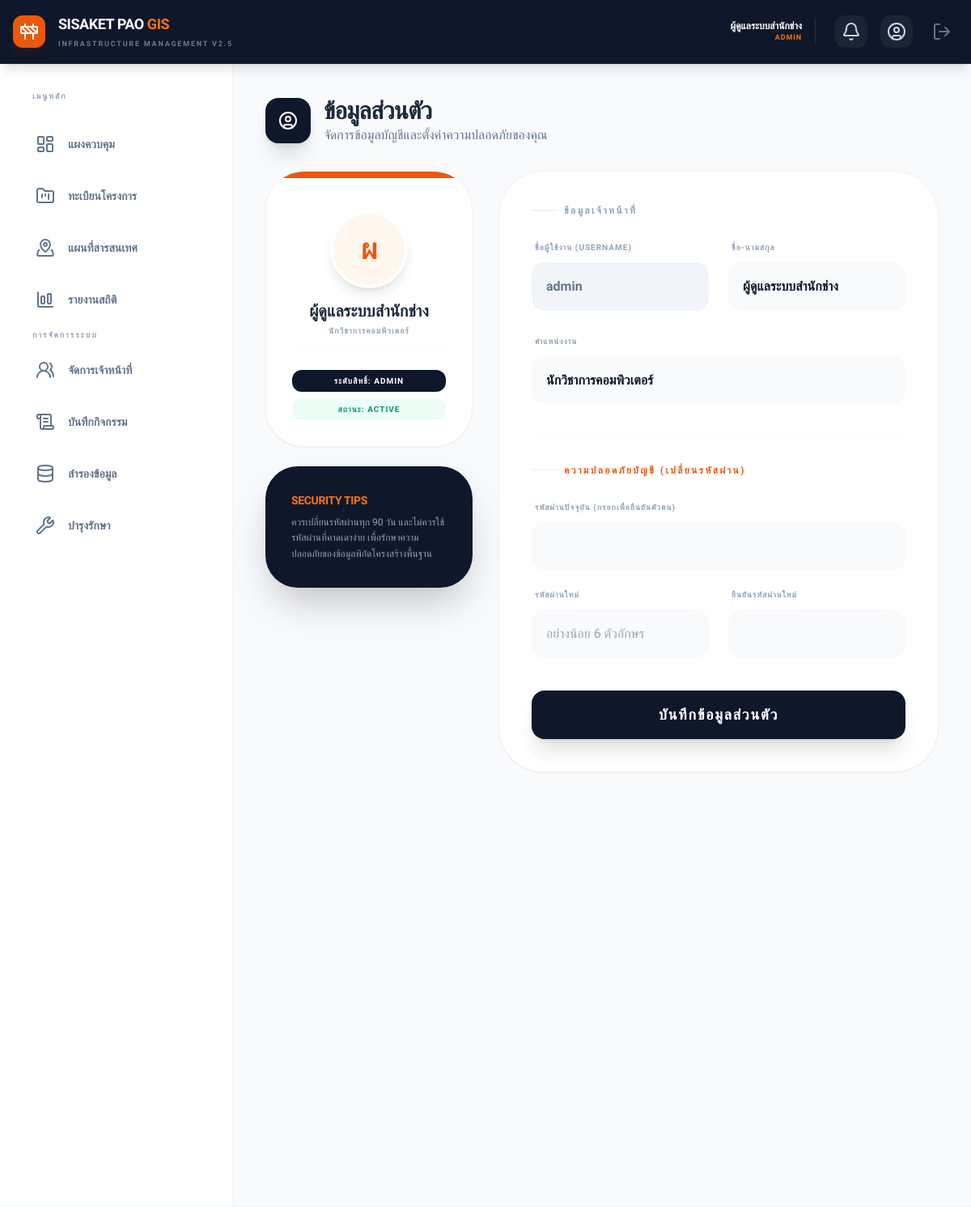
The app's page /profile.php (signed in) with its own data.
### tables this page shows
CREATE TABLE `users` (
  `id` int(11) NOT NULL,
  `username` varchar(50) NOT NULL COMMENT 'ชื่อผู้ใช้งาน',
  `password` varchar(255) NOT NULL COMMENT 'รหัสผ่าน (Hash)',
  `full_name` varchar(100) NOT NULL COMMENT 'ชื่อ-นามสกุล',
  `position` varchar(100) DEFAULT NULL COMMENT 'ตำแหน่งงาน',
  `department` varchar(100) DEFAULT 'สำนักช่าง' COMMENT 'หน่วยงาน',
  `role` enum('admin','staff','viewer') DEFAULT 'staff' COMMENT 'ระดับสิทธิ์',
  `status` enum('active','inactive') DEFAULT 'active' COMMENT 'สถานะบัญชี',
  `last_login` datetime DEFAULT NULL COMMENT 'เข้าสู่ระบบล่าสุด',
  `created_at` timestamp NOT NULL DEFAULT current_timestamp()
);

### includes/functions.php (called while the page is built, shortened)
<?php
if (!function_exists('e')) {
    function e($string) {
        return htmlspecialchars($string ?? '', ENT_QUOTES, 'UTF-8');
    }
}
?>

### profile.php (the view, shortened to what this page needs)
<?php
require_once 'config/db.php';
$id = $_SESSION['user_id'];
$stmt = $conn->prepare("SELECT username, full_name, position, role, password, status FROM users WHERE id = ?");
$stmt->bind_param("i", $id);
$stmt->execute();
$user_data = $stmt->get_result()->fetch_assoc();
include 'includes/header.php';
?>
<div class="max-w-4xl mx-auto pb-20 animate-in fade-in slide-in-from-bottom-4 duration-500">
    <div class="flex items-center gap-4 mb-8">
        <div class="w-14 h-14 bg-slate-900 text-white rounded-2xl flex items-center justify-center shadow-xl">
            <i data-lucide="user-circle" size="32"></i>
        </div>
        <div>
            <h2 class="text-3xl font-black text-slate-800 tracking-tight">ข้อมูลส่วนตัว</h2>
            <p class="text-slate-500 font-medium">จัดการข้อมูลบัญชีและตั้งค่าความปลอดภัยของคุณ</p>
        </div>
    </div>
    <div class="grid grid-cols-1 lg:grid-cols-3 gap-8">
        <div class="lg:col-span-1 space-y-6">
            <div class="bg-white p-8 rounded-[3rem] shadow-sm border border-slate-100 text-center space-y-4 relative overflow-hidden group">
                <div class="absolute top-0 left-0 w-full h-2 bg-orange-600"></div>
                <div class="w-24 h-24 bg-orange-50 text-orange-600 rounded-full flex items-center justify-center mx-auto text-4xl font-black border-4 border-white shadow-lg group-hover:rotate-12 transition-transform">
                    <?= mb_substr($user_data['full_name'], 0, 1, 'UTF-8') ?>
                </div>
                <div>
                    <h3 class="font-black text-slate-800 text-xl leading-tight"><?= e($user_data['full_name']) ?></h3>
                    <p class="text-[10px] font-black text-slate-400 uppercase tracking-widest mt-1"><?= e($user_data['position'] ?: 'เจ้าหน้าที่') ?></p>
                </div>
                <div class="pt-6 border-t border-slate-50 flex flex-col gap-2">
                    <span class="bg-slate-900 text-white px-4 py-1.5 rounded-xl text-[10px] font-black uppercase tracking-widest">
                        ระดับสิทธิ์: <?= strtoupper($user_data['role']) ?>
                    </span>
                    <span class="bg-emerald-50 text-emerald-600 px-4 py-1.5 rounded-xl text-[10px] font-black uppercase tracking-widest">
                        สถานะ: <?= strtoupper($user_data['status']) ?>
                    </span>
                </div>
            </div>
            <div class="bg-slate-900 p-8 rounded-[2.5rem] text-white shadow-2xl relative overflow-hidden group">
                <h4 class="font-black text-sm mb-2 uppercase tracking-tight text-orange-500">Security Tips</h4>
                <p class="text-xs text-slate-400 leading-relaxed font-medium">
                    ควรเปลี่ยนรหัสผ่านทุก 90 วัน และไม่ควรใช้รหัสผ่านที่คาดเดาง่าย เพื่อรักษาความปลอดภัยของข้อมูลพิกัดโครงสร้างพื้นฐาน
                </p>
            </div>
        </div>
        <div class="lg:col-span-2">
            <form method="POST" class="bg-white p-8 md:p-10 rounded-[3.5rem] shadow-sm border border-slate-100 space-y-10">
                <div class="space-y-6">
                    <h3 class="text-xs font-black text-slate-400 uppercase tracking-[0.2em] flex items-center gap-2">
                        <span class="w-8 h-px bg-slate-200"></span> ข้อมูลเจ้าหน้าที่
                    </h3>
                    <div class="grid grid-cols-1 md:grid-cols-2 gap-6">
                        <div class="space-y-2">
                            <label class="text-[10px] font-black text-slate-400 uppercase tracking-widest ml-1">ชื่อผู้ใช้งาน (Username)</label>
                            <input type="text" value="<?= e($user_data['username']) ?>" disabled class="w-full p-4 bg-slate-100 border-2 border-slate-100 rounded-2xl text-slate-500 font-bold cursor-not-allowed outline-none">
                        </div>
                        <div class="space-y-2">
                            <label class="text-[10px] font-black text-slate-400 uppercase tracking-widest ml-1">ชื่อ-นามสกุล</label>
                            <input type="text" name="full_name" value="<?= e($user_data['full_name']) ?>" required class="w-full p-4 bg-slate-50 border-2 border-slate-50 rounded-2xl outline-none focus:border-orange-500 focus:bg-white transition-all font-bold">
                        </div>
                        <div class="md:col-span-2 space-y-2">
                            <label class="text-[10px] font-black text-slate-400 uppercase tracking-widest ml-1">ตำแหน่งงาน</label>
                            <input type="text" name="position" value="<?= e($user_data['position']) ?>" class="w-full p-4 bg-slate-50 border-2 border-slate-50 rounded-2xl outline-none focus:border-orange-500 focus:bg-white transition-all font-bold">
                        </div>
                    </div>
                </div>
                <div class="space-y-6 pt-8 border-t border-slate-50">
                    <h3 class="text-xs font-black text-orange-600 uppercase tracking-[0.2em] flex items-center gap-2">
                        <span class="w-8 h-px bg-orange-100"></span> ความปลอดภัยบัญชี (เปลี่ยนรหัสผ่าน)
                    </h3>
                    <div class="space-y-4">
                        <div class="space-y-2">
                            <label class="text-[10px] font-black text-slate-400 uppercase tracking-widest ml-1">รหัสผ่านปัจจุบัน (กรอกเพื่อยืนยันตัวตน)</label>
                            <input type="password" name="current_password" class="w-full p-4 bg-slate-50 border-2 border-slate-50 rounded-2xl outline-none focus:border-orange-500 focus:bg-white transition-all">
                        </div>
                        <div class="grid grid-cols-1 md:grid-cols-2 gap-6">
                            <div class="space-y-2">
                                <label class="text-[10px] font-black text-slate-400 uppercase tracking-widest ml-1">รหัสผ่านใหม่</label>
                                <input type="password" name="new_password" class="w-full p-4 bg-slate-50 border-2 border-slate-50 rounded-2xl outline-none focus:border-orange-500 focus:bg-white transition-all" placeholder="อย่างน้อย 6 ตัวอักษร">
                            </div>
                            <div class="space-y-2">
                                <label class="text-[10px] font-black text-slate-400 uppercase tracking-widest ml-1">ยืนยันรหัสผ่านใหม่</label>
                                <input type="password" name="confirm_password" class="w-full p-4 bg-slate-50 border-2 border-slate-50 rounded-2xl outline-none focus:border-orange-500 focus:bg-white transition-all">
                            </div>
                        </div>
                    </div>
                </div>
                <button type="submit" class="w-full bg-slate-900 hover:bg-orange-600 text-white font-black py-4 rounded-2xl shadow-xl transition-all active:scale-95 text-lg mt-4 uppercase tracking-widest">
                    บันทึกข้อมูลส่วนตัว
                </button>
            </form>
        </div>
    </div>
</div>
<?php include 'includes/footer.php'; ?>

### includes/header.php (style rules this page uses)
body { font-family: 'Sarabun', sans-serif; }

### records on screen
users: full_name "ผ", full_name "ผู้ดูแลระบบสำนักช่าง", position "นักวิชาการคอมพิวเตอร์", role "ADMIN", status "ACTIVE", username "admin"

### other values on screen
$_SESSION['full_name'] "ผู้ดูแลระบบสำนักช่าง"
$_SESSION['role'] "ADMIN"
